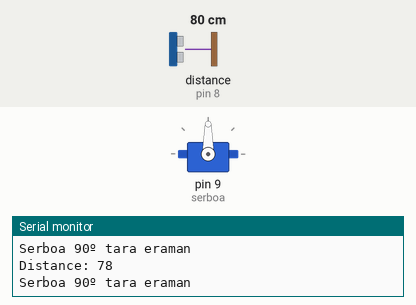
The sketch below on a simulated Arduino Uno, built with avr-gcc and run on an emulated ATmega328P. Parts: servo, the last lines printed to the serial monitor. Wiring (inferred from the names in the program): ultrasonic range finder: trigger pin 7; echo pin 8. The inputs (shaded band) are chosen by the test bench; at power-on: distance to the obstacle (sensor on pin 8) 80 cm. The echo pulse lasts 58.3 µs per cm.

Above: at 1.2 s.
1.3 s: distance to the obstacle (sensor on pin 8) set to 97 cm
4.3 s: distance to the obstacle (sensor on pin 8) set to 107 cm
At 5.2 s:
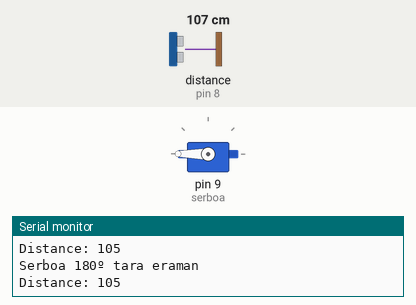
5.8 s: distance to the obstacle (sensor on pin 8) set to 2 cm
At 7.1 s:
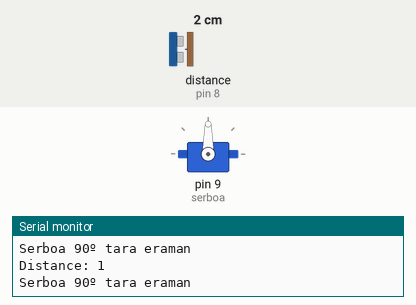
Timing chart, 0 to 8.8 s (numbered marks = the images above; inputs shaded):
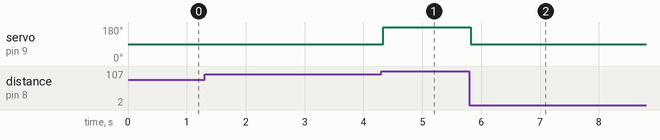

The sketch:

Ultrasoinua_eta_Serbomotorra.ino
```cpp
/*
* Ultrasonic Sensor HC-SR04 and Arduino Tutorial
* by Dejan Nedelkovski,
* www.HowToMechatronics.com
* modyfied by Axpi
*/
#include <Servo.h>
int angelua = 90;
Servo serboa; // serboa objetua sortzen du

// defines pins numbers
const int trigPin = 7;
const int echoPin = 8;
// defines variables
long duration;
int distance;

void setup() {
pinMode(trigPin, OUTPUT); // Sets the trigPin as an Output
pinMode(echoPin, INPUT); // Sets the echoPin as an Input
serboa.attach(9); // Serboa konektatutzen du Arduinoko 9. Pin-era
serboa.write(angelua);
Serial.begin(9600); // Starts the serial communication
}

void loop() {
// Clears the trigPin
digitalWrite(trigPin, LOW);
delayMicroseconds(2);
// Sets the trigPin on HIGH state for 10 micro seconds
digitalWrite(trigPin, HIGH);
delayMicroseconds(10);
digitalWrite(trigPin, LOW);
// Reads the echoPin, returns the sound wave travel time in microseconds
duration = pulseIn(echoPin, HIGH);
// Calculating the distance
distance= duration*0.034/2;
// Prints the distance on the Serial Monitor
Serial.print("Distance: ");
Serial.println(distance);
  if(distance > 100){
    angelua=180;
    serboa.write(angelua);
    Serial.println("Serboa 180º tara eraman");
  }
  else if(distance <= 100){
    angelua=90;
    serboa.write(angelua);
    Serial.println("Serboa 90º tara eraman");
  }
}
```

Measured:
- the behaviour switches between 102 and 103 cm on distance to the obstacle (sensor on pin 8) (found by bisection; images 0 and 1)
- after the input at 4.3 s, servo on pin 9 (serboa): 90° → 180° at once
- after the input at 5.8 s, servo on pin 9 (serboa): 180° → 90° at once
